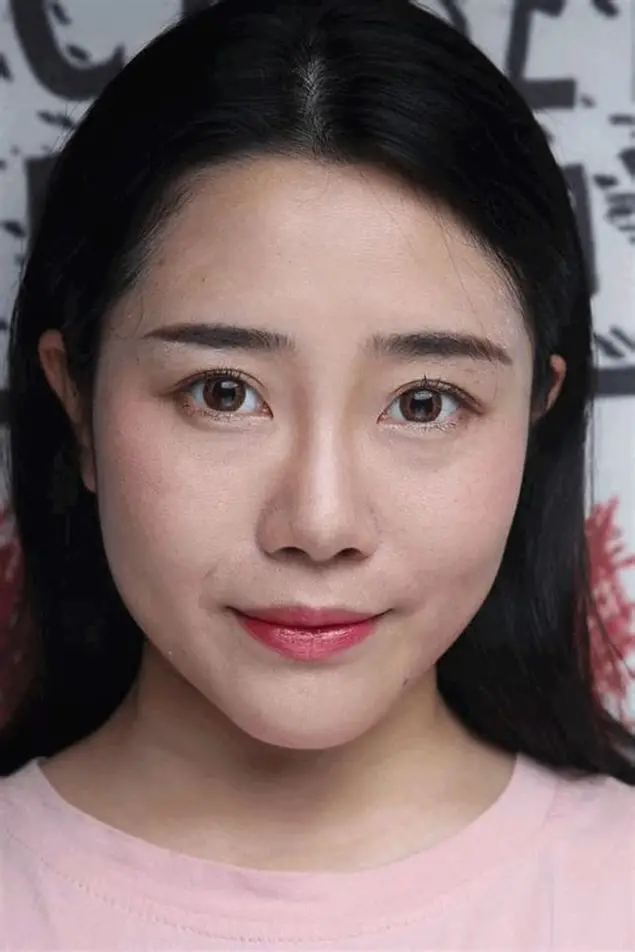
#> input picture models_src/calib_images/29790781-cbf3-48ff-94cd-91f35c19d58b.png, 635 x 952 px
$ python prepare_calib_npy.py --input_dir calib_images --output_dir out
#> lines starting #> are read from the running program, lines starting #| are printed output that depends on the picture
#> pass 3 of the loop in main, `for ext in exts:`:
#> the loop made 5 passes; the first 3 are shown
#> in main, img is the input picture: shape (952, 635, 3); mean B, G, R 102.9, 103.9, 123.2
import os
import glob
import argparse
import cv2
import numpy as np


def resize_with_reflect_pad(img, target_size=128):
#> called with target_size = 128
    h, w = img.shape[:2]
#> h = 952; w = 635
    if h == 0 or w == 0:
        raise ValueError("Invalid image with zero size")

    scale = float(target_size) / max(h, w)
#> scale = 0.134
    new_w = max(1, int(round(w * scale)))
#> new_w = 85
    new_h = max(1, int(round(h * scale)))
#> new_h = 128

    resized = cv2.resize(img, (new_w, new_h), interpolation=cv2.INTER_LINEAR)
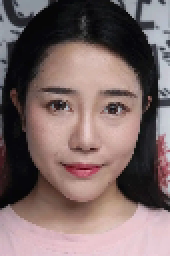
#> resized: shape (128, 85, 3) (shown 2 times larger); mean R, G, B 123.1, 103.8, 102.8

    pad_w = target_size - new_w
#> pad_w = 43
    pad_h = target_size - new_h
#> pad_h = 0

    left = pad_w // 2
#> left = 21
    right = pad_w - left
#> right = 22
    top = pad_h // 2
#> top = 0
    bottom = pad_h - top
#> bottom = 0

    padded = cv2.copyMakeBorder(
        resized,
        top,
        bottom,
        left,
        right,
        borderType=cv2.BORDER_REFLECT_101,
    )
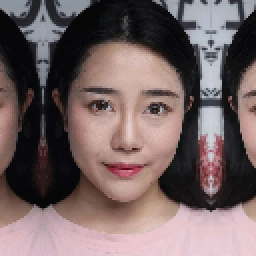
#> padded: shape (128, 128, 3) (shown 2 times larger); mean R, G, B 114.9, 98, 98.2

    return padded


def preprocess_image(img_bgr, target_size=128):
    # BGR -> RGB
    img_rgb = cv2.cvtColor(img_bgr, cv2.COLOR_BGR2RGB)

    # 等比缩放 + 反射填充到 128x128
    img_rgb = resize_with_reflect_pad(img_rgb, target_size)

    # HWC -> CHW
    tensor = img_rgb.astype(np.float32) / 255.0
    tensor = np.transpose(tensor, (2, 0, 1))  # (3, 128, 128)
    tensor = np.expand_dims(tensor, axis=0)   # (1, 3, 128, 128)

    return tensor


def main():
    parser = argparse.ArgumentParser()
    parser.add_argument("--input_dir", required=True, help="Directory of face images")
    parser.add_argument("--output_dir", required=True, help="Directory to save .npy files")
    parser.add_argument("--limit", type=int, default=32, help="Max number of images to process")
    args = parser.parse_args()

    os.makedirs(args.output_dir, exist_ok=True)

    exts = ["*.jpg", "*.jpeg", "*.png", "*.bmp", "*.webp"]
    image_files = []
    for ext in exts:
        image_files.extend(glob.glob(os.path.join(args.input_dir, ext)))
        image_files.extend(glob.glob(os.path.join(args.input_dir, ext.upper())))

    image_files = sorted(image_files)

    if not image_files:
        raise RuntimeError(f"No image files found in {args.input_dir}")

    image_files = image_files[:args.limit]

    saved = 0
    for idx, img_path in enumerate(image_files):
        img = cv2.imread(img_path)
        if img is None:
            print(f"[WARN] skip unreadable image: {img_path}")
            continue

        try:
            tensor = preprocess_image(img, target_size=128)
        except Exception as e:
            print(f"[WARN] skip {img_path}: {e}")
            continue

        base = os.path.splitext(os.path.basename(img_path))[0]
        out_path = os.path.join(args.output_dir, f"{idx:03d}_{base}.npy")
        np.save(out_path, tensor)
        saved += 1
        print(f"[OK] {img_path} -> {out_path} {tensor.shape} {tensor.dtype}")
#| [OK] calib_images/29790781-cbf3-48ff-94cd-91f35c19d58b.png -> out/000_29790781-cbf3-48ff-94cd-91f35c19d58b.npy (1, 3, 128, 128) float32
#> pass 3 of the loop in main, `for idx, img_path in enumerate(image_files):`:
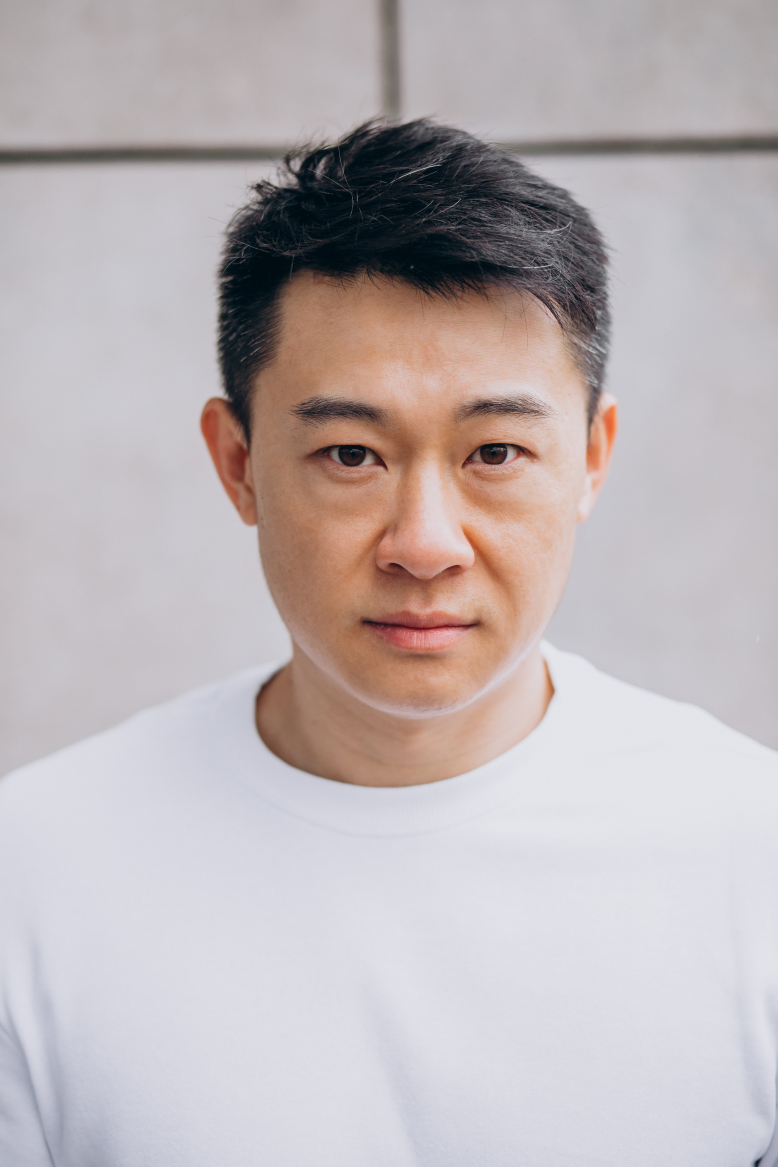
#> input picture models_src/calib_images/asian-man-isolated-expressing-emotions.jpg, 2333 x 3500 px (shown at 1/3 size)
#> in main, img is the input picture: shape (3500, 2333, 3); mean B, G, R 182.6, 180.6, 189.1
#> img_rgb: shape (3500, 2333, 3)
#> in resize_with_reflect_pad (call 3), `resized = cv2.resize(img, (new_w, new_h), interpolation=cv2.INTER_LINE..`:
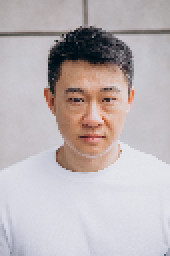
#> resized: shape (128, 85, 3) (shown 2 times larger); mean R, G, B 189.1, 180.6, 182.6
#> in resize_with_reflect_pad (call 3), `padded = cv2.copyMakeBorder( resized, top, bottom, left, right, border..`:
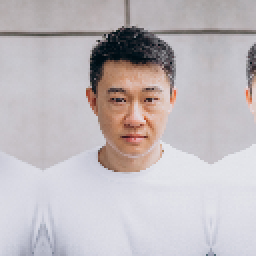
#> padded: shape (128, 128, 3) (shown 2 times larger); mean R, G, B 192.6, 186.1, 189.5
#| [OK] calib_images/asian-man-isolated-expressing-emotions.jpg -> out/002_asian-man-isolated-expressing-emotions.npy (1, 3, 128, 128) float32
#> the loop made 4 passes; the first 3 are shown

    print(f"\nDone. Saved {saved} calibration samples to: {args.output_dir}")


if __name__ == "__main__":
    main()
